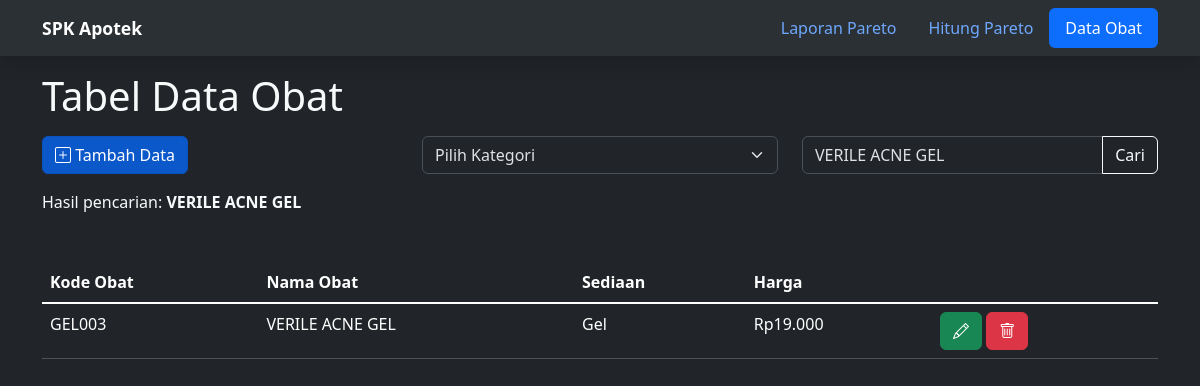
/tabel-obat.php?cari=VERILE ACNE GEL, run on the app's committed database.
### tables this page shows
create table obat(
kode_obat varchar(20) primary key,
nama_obat varchar(100),
sediaan enum('Tablet', 'Kapsul', 'Pil', 'Serbuk', 'Salep', 'Krim', 'Gel', 'Sirup', 'Suspensi', 'Injeksi', 'Infus', 'Tetes', 'Inhalasi', 'Aerosol'),
harga int
);

### tabel-obat.php (the view, shortened to what this page needs)
<?php
  include 'koneksi.php';
  $cari = isset($_GET['cari']) ? $_GET['cari'] : '';
  $kategori = isset($_GET['kategori']) ? $_GET['kategori'] : '';
  $select_obat = "SELECT * FROM obat WHERE 1";
  if (!empty($cari)) {
    $select_obat .= " AND nama_obat LIKE '%$cari%'";
  }
  $sql_obat = mysqli_query($koneksi, $select_obat);
?>
<!DOCTYPE html>
<html lang="en" data-bs-theme="dark">
<head>
    <link href="https://cdn.jsdelivr.net/npm/bootstrap@5.3.7/dist/css/bootstrap.min.css" rel="stylesheet">
    <link rel="stylesheet" href="https://cdn.jsdelivr.net/npm/bootstrap-icons@1.13.1/font/bootstrap-icons.min.css">
</head>
<body>
  <nav class="navbar bg-body-tertiary mb-5 shadow fixed-top">
    <div class="container">
      <a class="navbar-brand" href="#" style="font-size : 1.1em;">
        <strong>SPK Apotek</strong>
      </a>
      <ul class="nav nav-pills">
        <li class="nav-item">
          <a class="nav-link" href="index.php">Laporan Pareto</a>
        </li>
        <li class="nav-item">
          <a class="nav-link" href="hitung-pareto.php">Hitung Pareto</a>
        </li>
        <li class="nav-item">
          <a class="nav-link active" aria-current="page" href="#">Data Obat</a>
        </li>
        </ul>
      </div>
    </nav>
    <div class="container mt-5 pt-4">
        <figure class="text-light">
          <blockquote class="blockquote">
            <h1>Tabel Data Obat</h1>
          </blockquote>
        </figure>
       <div class="row justify-content-between">
          <div class="col-4">
            <a href="kelola-obat.php" class="btn btn-primary active" role="button" aria-pressed="true">
              <i class="bi bi-plus-square"></i>
              Tambah Data
            </a>
          </div>
          <div class="col-4">
            <form method="GET" action="">
            <select class="form-select" name="kategori" onchange="this.form.submit()">
                    <option selected value="">Pilih Kategori</option>
            </select>
            </form>
          </div>
          <div class="col-4">
            <form method="GET" action="">
              <div class="input-group">
                <input type="text" class="form-control" name="cari" placeholder="Cari nama obat..." value="<?php if(isset($_GET['cari'])) echo $_GET['cari']; ?>">
                <button class="btn btn-outline-light" type="submit">Cari</button>
              </div>
            </form>
          </div>
       </div>
  <?php if (!empty($kategori) || !empty($cari)) { ?>
    <div class="mt-3 text-light">
      <?php if (!empty($cari)) : ?>
        <p>Hasil pencarian: <strong><?= $cari ?></strong></p>
      <?php endif; ?>
    </div>
  <?php } ?>
    <table class="table table-hover mt-5 table-dark">
      <thead class="table-dark">
        <tr>
          <th scope="col">Kode Obat</th>
          <th scope="col">Nama Obat</th>
          <th scope="col">Sediaan</th>
          <th scope="col">Harga</th>
        </tr>
      </thead>
      <tbody class="table-group-divider">
        <?php
          while ($result = mysqli_fetch_assoc($sql_obat)) {
        ?>
        <tr>
          <td>
            <?= htmlspecialchars($result['kode_obat']) ?>
          </td>
          <td>
            <?= htmlspecialchars($result['nama_obat']) ?>
          </td>
          <td>
            <?php echo $result['sediaan'] ?>
          </td>
          <td>
            Rp<?= number_format($result['harga'], 0, ',', '.') ?>
          </td>
          <td>
            <a type="button" class="btn btn-success" href="kelola-obat.php?ubah=<?php echo $result['kode_obat'];?>"> <i class="bi bi-pencil"></i> </a>
            <a type="button" class="btn btn-danger" href="proses-obat.php?hapus=<?php echo $result['kode_obat'];?>" onClick="return confirm('apakah anda yakin ingin menghapus data tersebut??')"> <i class="bi bi-trash"></i> </a>
          </td>
        </tr>
        <?php
        }
        ?>
      </tbody>
    </table>
    </div>
</body>
</html>

### data on the page
obat: kode_obat "GEL003", nama_obat "VERILE ACNE GEL", sediaan "Gel", harga "19.000"

### other printed values
$cari "VERILE ACNE GEL"
